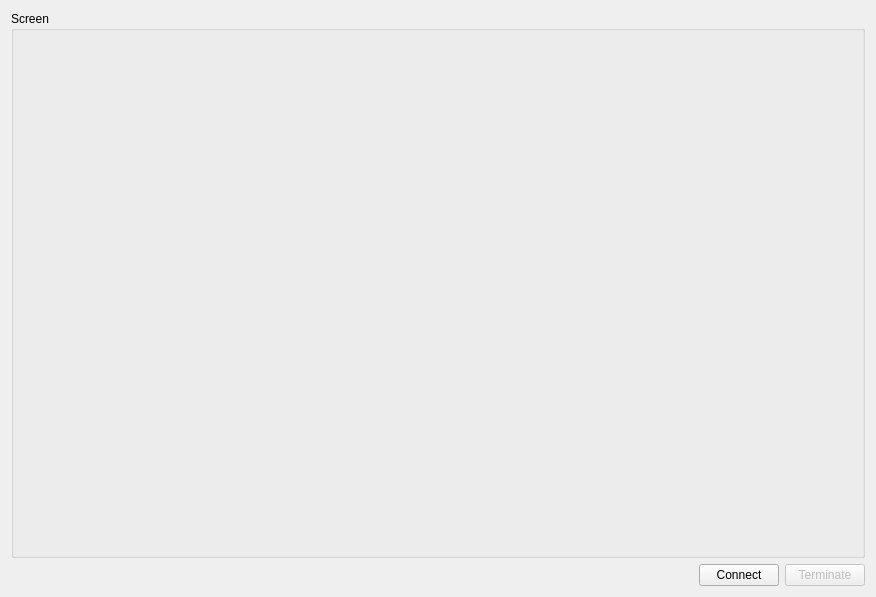
<?xml version="1.0" encoding="UTF-8"?>
<ui version="4.0">
 <class>RemoteDesktopWidget</class>
 <widget class="QWidget" name="RemoteDesktopWidget">
  <property name="geometry">
   <rect>
    <x>0</x>
    <y>0</y>
    <width>876</width>
    <height>597</height>
   </rect>
  </property>
  <property name="windowTitle">
   <string>Form</string>
  </property>
  <layout class="QVBoxLayout" name="verticalLayout">
   <item>
    <layout class="QGridLayout" name="gridLayout_4">
     <item row="0" column="0">
      <widget class="QGroupBox" name="groupBox">
       <property name="sizePolicy">
        <sizepolicy hsizetype="Preferred" vsizetype="Expanding">
         <horstretch>0</horstretch>
         <verstretch>0</verstretch>
        </sizepolicy>
       </property>
       <property name="title">
        <string>Screen</string>
       </property>
       <layout class="QGridLayout" name="gridLayout_3">
        <item row="1" column="0">
         <layout class="QGridLayout" name="layout_screen"/>
        </item>
       </layout>
      </widget>
     </item>
    </layout>
   </item>
   <item>
    <layout class="QGridLayout" name="gridLayout_2">
     <item row="0" column="1">
      <widget class="QPushButton" name="pushButton_connect">
       <property name="text">
        <string>Connect</string>
       </property>
      </widget>
     </item>
     <item row="0" column="0">
      <spacer name="horizontalSpacer">
       <property name="orientation">
        <enum>Qt::Orientation::Horizontal</enum>
       </property>
       <property name="sizeHint" stdset="0">
        <size>
         <width>40</width>
         <height>20</height>
        </size>
       </property>
      </spacer>
     </item>
     <item row="0" column="2">
      <widget class="QPushButton" name="pushButton_terminate">
       <property name="enabled">
        <bool>false</bool>
       </property>
       <property name="text">
        <string>Terminate</string>
       </property>
      </widget>
     </item>
    </layout>
   </item>
  </layout>
 </widget>
 <resources/>
 <connections/>
</ui>
